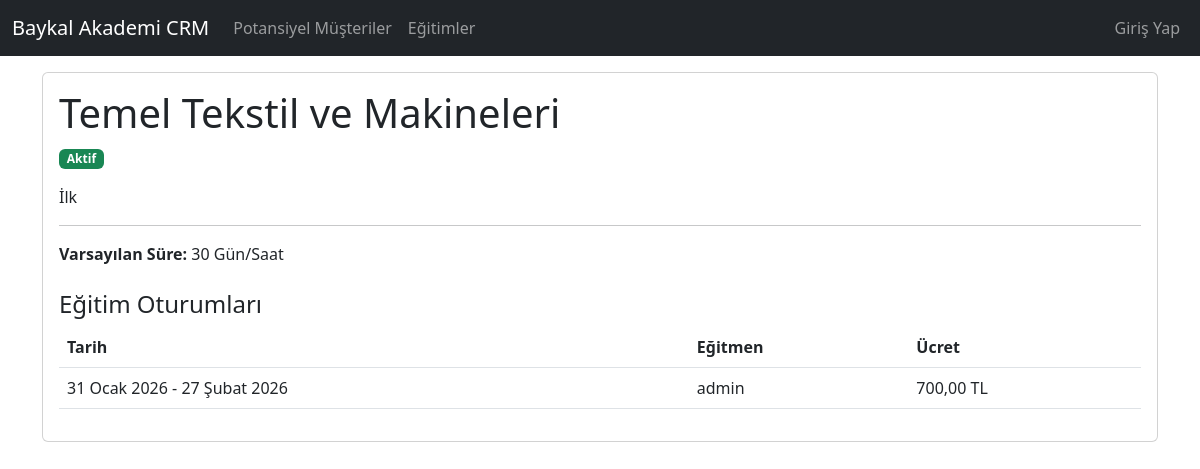
The page /training/1/ on the database as committed earlier.
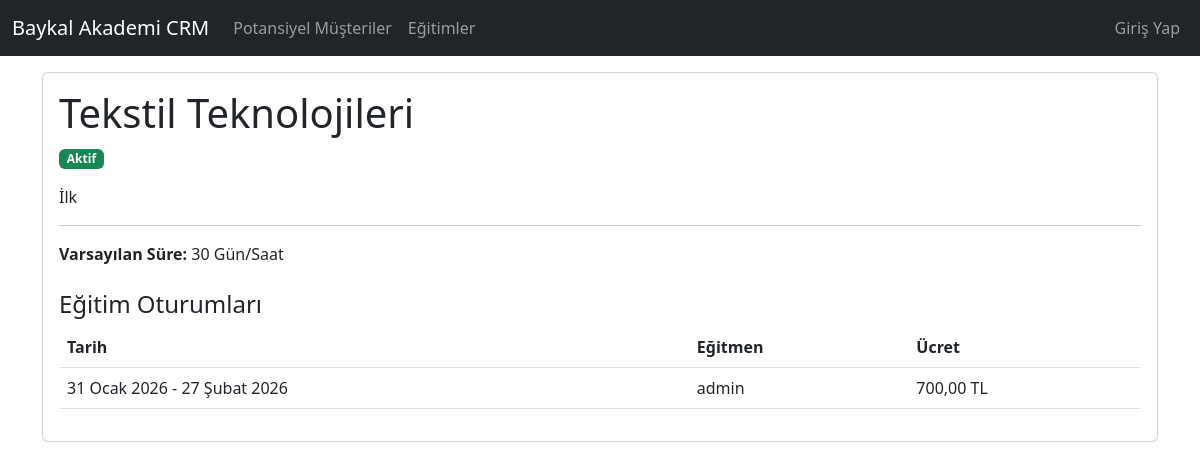
The same page on the database as committed later.
### core/models.py (models this page shows, shortened)
class Training(models.Model):
    name = models.CharField(max_length=200)
    description = models.TextField(blank=True, null=True)
    default_duration = models.IntegerField(help_text="Duration in hours or days", blank=True, null=True)
    is_active = models.BooleanField(default=True)

### core/views.py (the view)
# urls.py: path('training/<int:pk>/', views.training_detail, name='training_detail'),
def training_detail(request, pk):
    training = get_object_or_404(Training, pk=pk)
    return render(request, 'core/training/training_detail.html', {'training': training})

### core/templates/core/training/training_detail.html (shortened to what this page needs)
{% extends 'core/base.html' %}
{% block content %}
<div class="card mb-4">
    <div class="card-body">
        <h1 class="card-title">
            {{ training.name }}
        </h1>
        <p class="text-muted">
            {% if training.is_active %}
            <span class="badge bg-success">Aktif</span>
            {% else %}
            <span class="badge bg-secondary">Pasif</span>
            {% endif %}
        </p>
        <p class="card-text">{{ training.description|default:"Açıklama yok." }}</p>
        <hr>
        <p><strong>Varsayılan Süre:</strong> {{ training.default_duration|default:"-" }} Gün/Saat</p>
        <h4 class="mt-4 d-flex justify-content-between">
            Eğitim Oturumları
        </h4>
        <div class="table-responsive">
            <table class="table table-hover">
                <thead>
                    <tr>
                        <th>Tarih</th>
                        <th>Eğitmen</th>
                        <th>Ücret</th>
                    </tr>
                </thead>
                <tbody>
                    {% for session in training.trainingsession_set.all %}
                    <tr>
                        <td>{{ session.start_date }} - {{ session.end_date|default:"?" }}</td>
                        <td>{{ session.instructor.get_full_name|default:session.instructor.username }}</td>
                        <td>{{ session.price }} TL</td>
                    </tr>
                    {% empty %}
                    <tr>
                        <td colspan="{% if user.is_staff %}4{% else %}3{% endif %}">Bu eğitim için planlanmış oturum
                            yok.</td>
                    </tr>
                    {% endfor %}
                </tbody>
            </table>
        </div>
    </div>
</div>
{% endblock %}

Rows that differ between the two databases and show on the page:
changed Training "İlk": name "Temel Tekstil ve Makineleri" → "Tekstil Teknolojileri"
